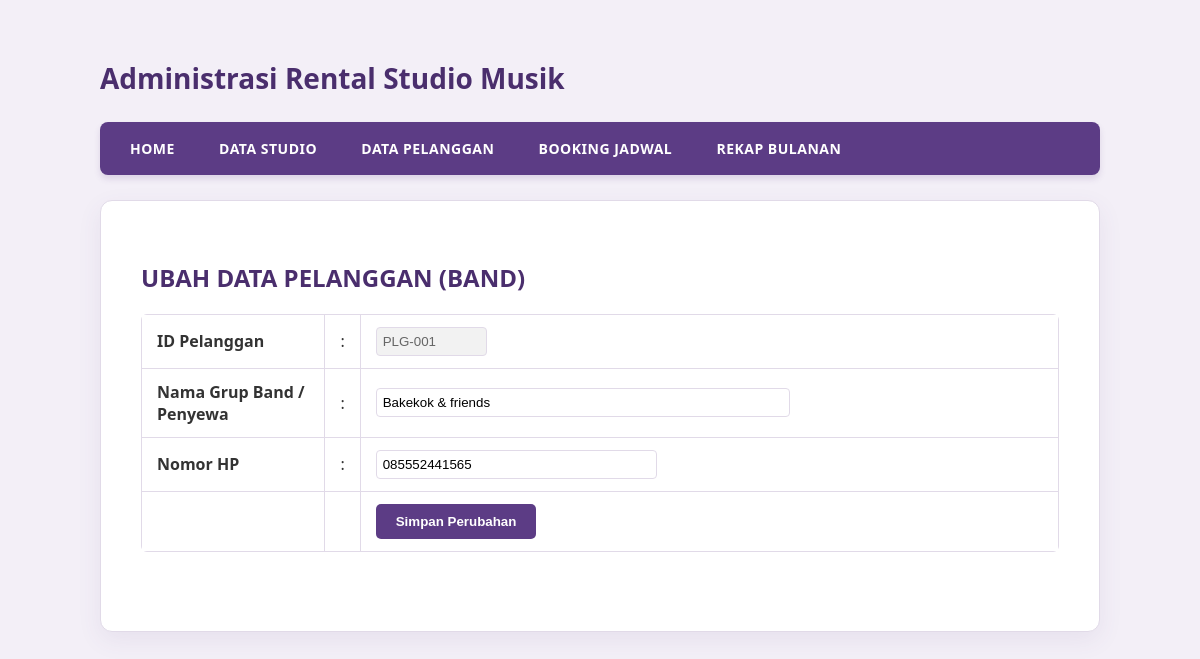
Screenshot of /?open=edit_pelanggan&id_pelanggan=1 with the database file from the repository.
### tables this page shows
CREATE TABLE `pelanggan` (
  `id_pelanggan` int(11) NOT NULL,
  `nama_grup` varchar(50) NOT NULL,
  `no_hp` varchar(15) NOT NULL
);

### edit_pelanggan.php (the view, shortened to what this page needs)
<?php
include_once "src/koneksi.php";
if(isset($_GET['id_pelanggan'])){
    $id_pelanggan = $_GET['id_pelanggan'];
    $sql          = mysqli_query($koneksi, "SELECT * FROM pelanggan WHERE id_pelanggan = '$id_pelanggan'");
    $data         = mysqli_fetch_array($sql);
}
?>
<h2 style="color: #4a2e6d; margin-bottom: 20px;"><b>UBAH DATA PELANGGAN (BAND)</b></h2>
<form action="index.php?open=edit_pelanggan&id_pelanggan=<?php echo isset($data['id_pelanggan']) ? $data['id_pelanggan'] : ''; ?>" method="post">
<table width="100%" cellpadding="8" cellspacing="0" style="border: none;">
    <tr>
        <td width="20%"><b>ID Pelanggan</b></td>
        <td width="2%">:</td>
        <td>
            <input type="text" size="10" value="PLG-<?php echo isset($data['id_pelanggan']) ? sprintf('%03s', $data['id_pelanggan']) : ''; ?>" readonly="true" style="padding: 6px; border: 1px solid #e1dae8; border-radius: 4px; background-color: #f2f2f2; color: #666;" />
        </td>
    </tr>
    <tr>
        <td><b>Nama Grup Band / Penyewa</b></td>
        <td>:</td>
        <td><input name="nama_grup" type="text" size="50" maxlength="50" value="<?php echo isset($data['nama_grup']) ? $data['nama_grup'] : ''; ?>" style="padding: 6px; border: 1px solid #e1dae8; border-radius: 4px; width: 60%;" /></td>
    </tr>
    <tr>
        <td><b>Nomor HP</b></td>
        <td>:</td>
        <td><input name="no_hp" type="text" size="20" maxlength="15" value="<?php echo isset($data['no_hp']) ? $data['no_hp'] : ''; ?>" style="padding: 6px; border: 1px solid #e1dae8; border-radius: 4px; width: 40%;" /></td>
    </tr>
    <tr>
        <td>&nbsp;</td>
        <td>&nbsp;</td>
        <td>
            <input name="btnSimpan" type="submit" value="Simpan Perubahan" style="background-color: #5c3c85; color: white; border: none; padding: 10px 20px; border-radius: 5px; font-weight: bold; cursor: pointer; transition: 0.3s;" onmouseover="this.style.backgroundColor='#4a2e6d'" onmouseout="this.style.backgroundColor='#5c3c85'" />
        </td>
    </tr>
</table>
</form>

### index.php (style rules this page uses)
body { font-family: 'Segoe UI', Arial, sans-serif; margin: 0; padding: 40px 20px; background-color: #f3eff7; color: #333; }
table { border-collapse: collapse; width: 100%; margin-top: 20px; background: white; border-radius: 6px; overflow: hidden; }
th, td { border: 1px solid #e1dae8; padding: 12px 15px; text-align: left; }

### rows the page displays
pelanggan: id_pelanggan "PLG-001", nama_grup "Bakekok & friends", no_hp "085552441565"
